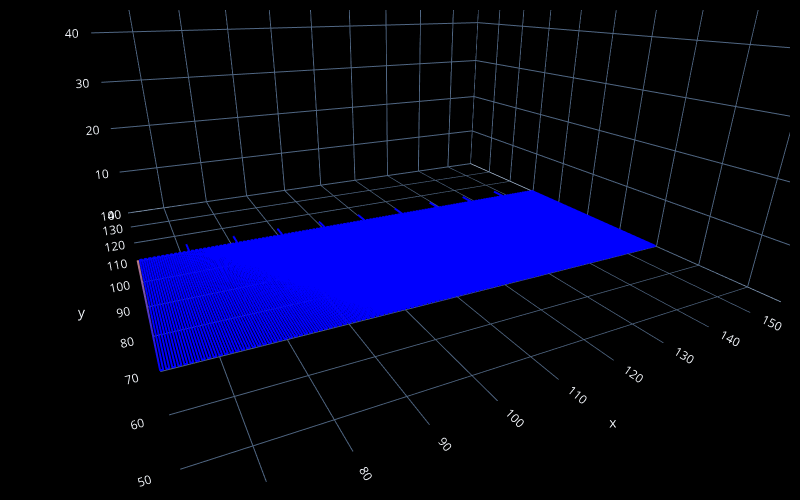

The notebook cell this image was saved under:
### Code cell
fc.transform(steps, 'plot', fc.PlotControls(style='line'))

### Figure 1 — Plotly figure (JSON) as saved in the notebook; plotly's stock layout.template omitted (floating-point values rounded to 4 significant figures; data arrays with more than 128 entries replaced by an {"elided": "..."} marker saying what was removed)
{"data": [{"line": {"color": {"elided": "490 str values"}, "width": 4}, "mode": "lines", "showlegend": false, "type": "scatter3d", "x": {"elided": "490 float values"}, "y": {"elided": "490 int values"}, "z": {"elided": "490 float values"}}, {"marker": {"color": "red", "size": 2}, "mode": "markers", "showlegend": false, "type": "scatter3d", "x": [], "y": [], "z": []}], "layout": {"height": 500, "margin": {"b": 10, "l": 10, "pad": 4, "r": 10, "t": 10}, "paper_bgcolor": "black", "scene": {"aspectmode": "cube", "aspectratio": {"x": 1, "y": 1, "z": 1}, "camera": {"center": {"x": 0, "y": 0, "z": -0.5}, "eye": {"x": -0.5, "y": -1, "z": 0}}, "xaxis": {"backgroundcolor": "black", "nticks": 10, "range": [62.0, 158.0], "type": "linear"}, "yaxis": {"backgroundcolor": "black", "nticks": 10, "range": [44.0, 140.0], "type": "linear"}, "zaxis": {"backgroundcolor": "black", "nticks": 10, "range": [0, 96.0], "type": "linear"}}, "width": 800}}
